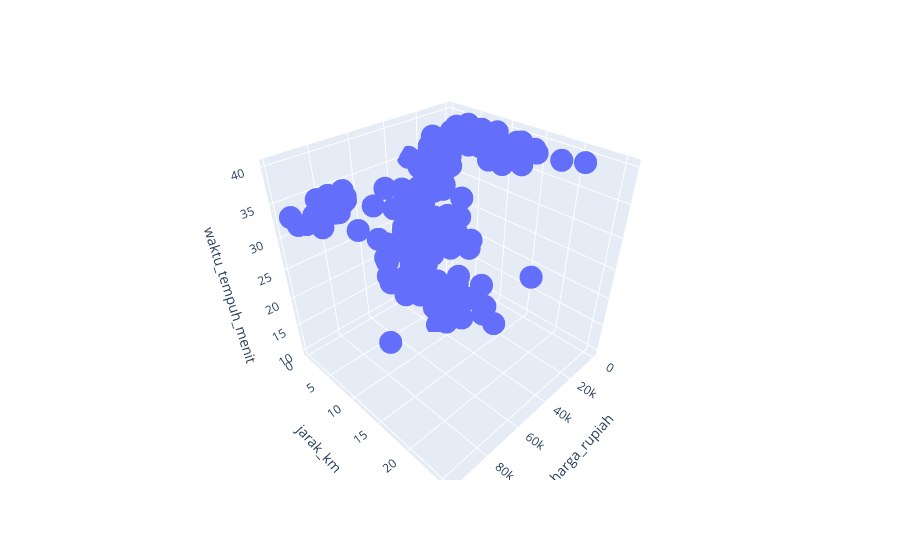

Here is the notebook cell this chart was saved with:
### Markdown cell above
> Sekedar jadi checkpoint dulu nih, kita bisa visualisasiin datasetnya pake `plotly`

### Code cell
import plotly.express as px

fig = px.scatter_3d(
  df,
  x="harga_rupiah",
  y="jarak_km",
  z="waktu_tempuh_menit",
)
fig.show()

### Figure 1 — Plotly figure (JSON) as saved in the notebook; plotly's stock layout.template omitted (floating-point values rounded to 4 significant figures; data arrays with more than 128 entries replaced by an {"elided": "..."} marker saying what was removed)
{"data": [{"hovertemplate": "harga_rupiah=%{x}<br>jarak_km=%{y}<br>waktu_tempuh_menit=%{z}<extra></extra>", "legendgroup": "", "marker": {"color": "#636efa", "symbol": "circle"}, "mode": "markers", "name": "", "scene": "scene", "showlegend": false, "type": "scatter3d", "x": {"elided": "255 int values"}, "y": {"elided": "255 float values"}, "z": {"elided": "255 int values"}}], "layout": {"legend": {"tracegroupgap": 0}, "margin": {"t": 60}, "scene": {"domain": {"x": [0, 1], "y": [0, 1]}, "xaxis": {"title": {"text": "harga_rupiah"}}, "yaxis": {"title": {"text": "jarak_km"}}, "zaxis": {"title": {"text": "waktu_tempuh_menit"}}}}}
